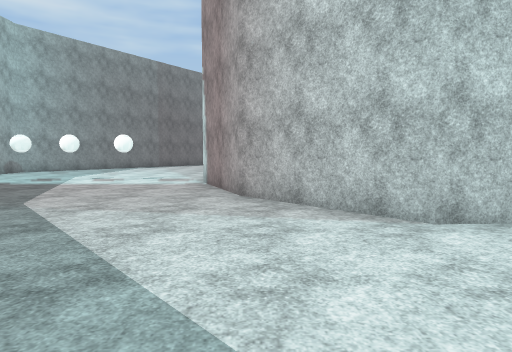
View 1 (above)

16 first-person views from a walk through a 3-D level made in the Unity game engine. The camera is 1.5 m above the floor, tilts 4° down and sees 75° across. The floor is counted in squares, 2 m on a side. Each view is taken from the middle of a square. On the plan, view 1 faces up. The plan holds only what a view shows up to about 11 squares ahead; the rest is blank. The place goes on beyond the plan. The player character is not drawn. Surface patterns are stand-ins for the level's own textures.

View 2
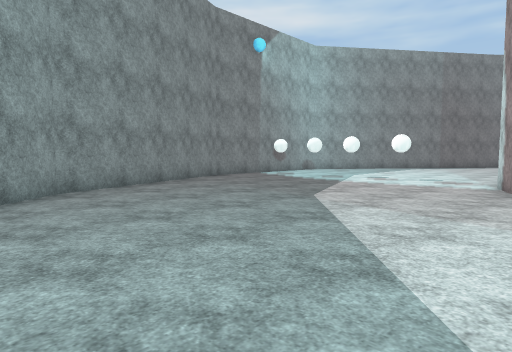

View 3
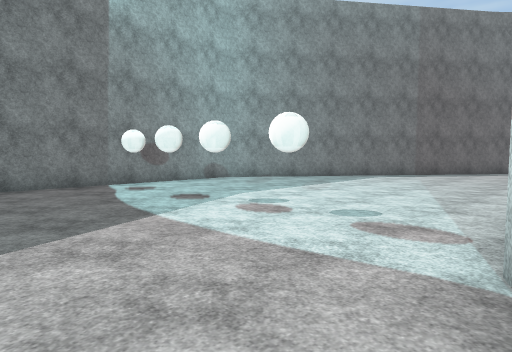

View 4
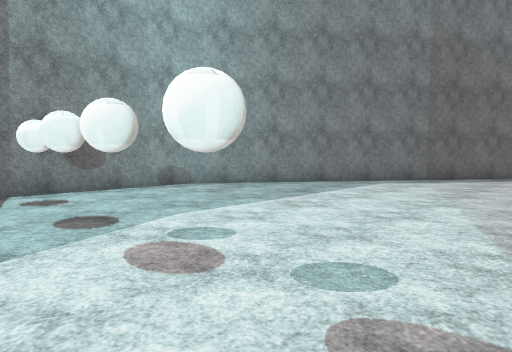

View 5
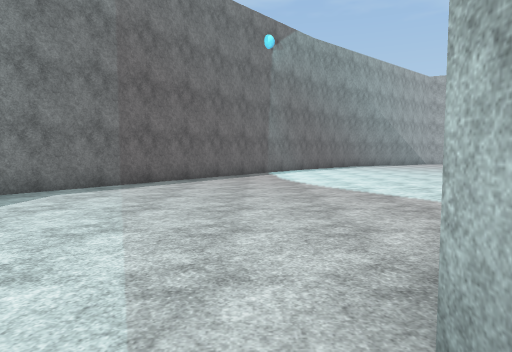

View 6
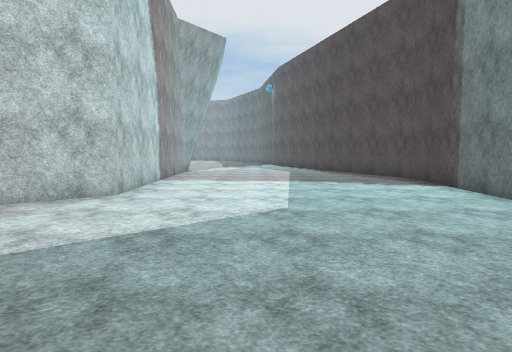

View 7
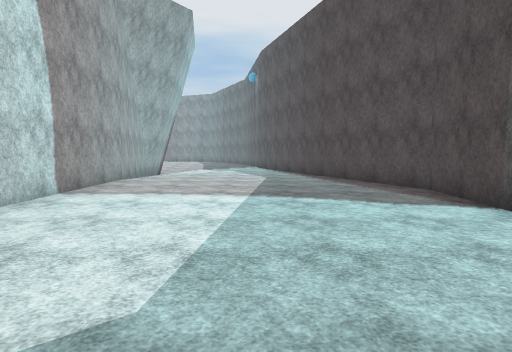

View 8
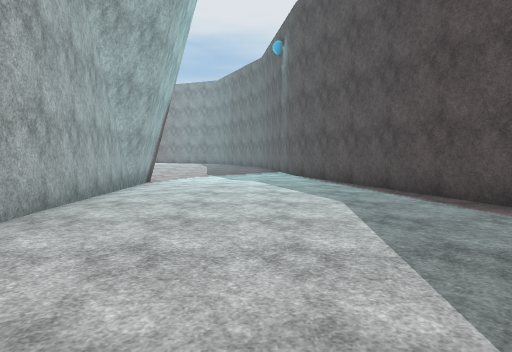

View 9
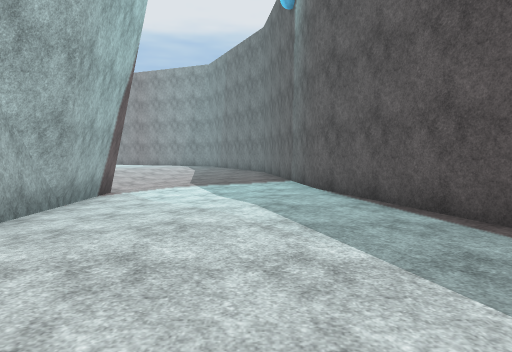

View 10
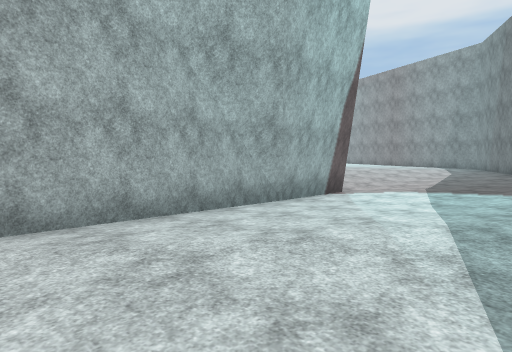

View 11
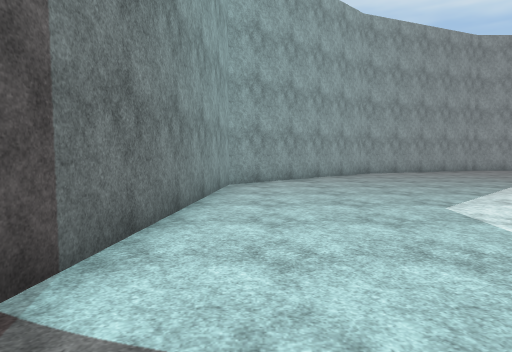

View 12
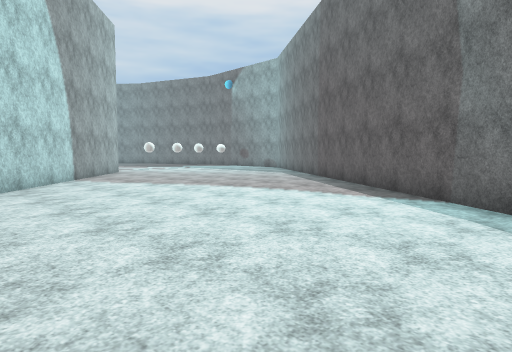

View 13
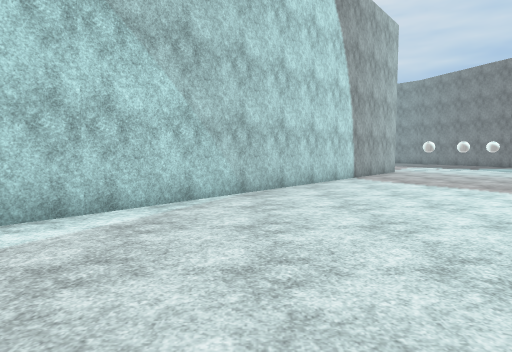

View 14
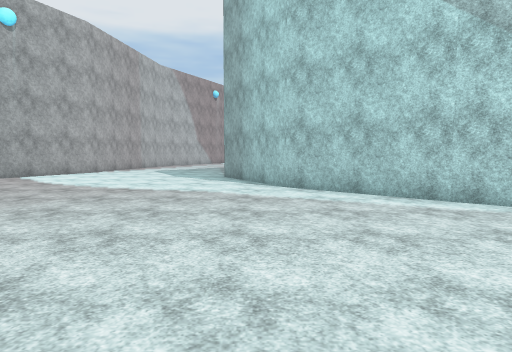

View 15
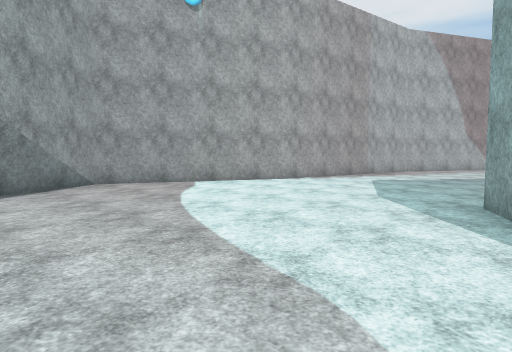

View 16
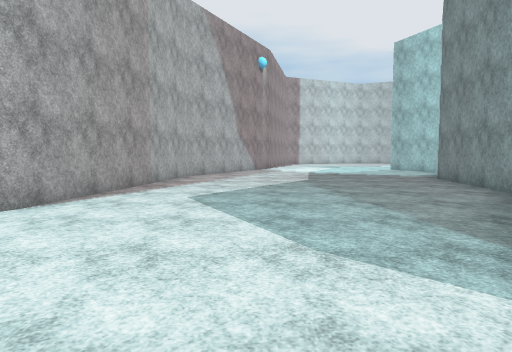

### Floor plan
Key: @ floor where view 1 was taken; # wall or solid block; . main floor; - floor 0.25 m lower than the main floor; _ floor 0.5 m lower than the main floor; < floor 0.75 m lower than the main floor; / step, stairs or slope; B ball.
Columns run from 9 left of view 1 to 20 right of it. Each row starts with its distance up from view 1.
 32                   #
 31                 ##.##
 30                 #....###
 29                 .......#######
 28                 .............#
 27                ...............
 26              .................
 25             ..................
 24         #.....................
 23        #...........## ........
 22       ##.........##     ......
 21      ##.........##      ###...
 20      #.........##          ##
 19     #..........#
 18    ##.........#
 17   ##.........##
 16   #.........##
 15  ##........##
 14 ##........##
 13 #.........#
 12 #........#
 11 #.......#
 10 #.......#
  9 #B.BBB..#
  8 #.......#
  7 #........#
  6 #........##               ##/
  5 ##........#        ########//<
  4  #.........#########--____////
  3  #..................//////////
  2  ##...................////////
  1   ##..................../--..
  0    #.....@...............####
 -1     #.................####
 -2      #.............####
 -3      ######.....####
 -4            ######

Positions as (right, up) in squares from view 1, and headings:
1: (0, 0), facing up
2: (0, 0), facing up-left
3: (-1, 6), facing up-left
4: (-2, 8), facing up-left
5: (-2, 10), facing up
6: (-4, 1), facing right
7: (-1, 0), facing right
8: (4, 1), facing right
9: (8, 1), facing right
10: (9, 0), facing up-right
11: (5, -2), facing left
12: (4, 24), facing down-left
13: (4, 24), facing down
14: (1, 23), facing right
15: (6, 23), facing up-right
16: (9, 26), facing right
